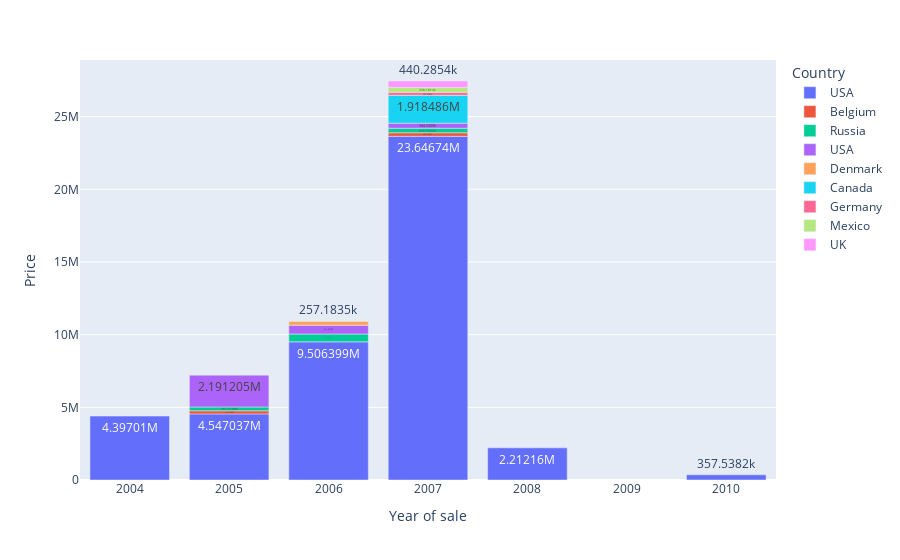

Notebook code for this chart:
### Markdown cell above
Построим диаграмму продаж по годам и странам. Очевидно во всех периодах лидирует США.

### Code cell
fig = px.bar(df[['Price', 'Year of sale', 'Country']].groupby(by=['Year of sale', 'Country'], as_index=False).sum(), 
             x="Year of sale", 
             y="Price", 
             color='Country', 
             text_auto=True)
fig.show()

### Figure 1 — Plotly figure (JSON) as saved in the notebook; plotly's stock layout.template omitted (floating-point values rounded to 4 significant figures)
{"data": [{"alignmentgroup": "True", "hovertemplate": "Country=USA<br>Year of sale=%{x}<br>Price=%{y}<extra></extra>", "legendgroup": "USA", "marker": {"color": "#636efa", "pattern": {"shape": ""}}, "name": "USA", "offsetgroup": "USA", "orientation": "v", "showlegend": true, "textposition": "auto", "texttemplate": "%{y}", "type": "bar", "x": [2004, 2005, 2006, 2007, 2008, 2010], "xaxis": "x", "y": [4397000.0, 4547000.0, 9506000.0, 23650000.0, 2212000.0, 357500.0], "yaxis": "y"}, {"alignmentgroup": "True", "hovertemplate": "Country=Belgium<br>Year of sale=%{x}<br>Price=%{y}<extra></extra>", "legendgroup": "Belgium", "marker": {"color": "#EF553B", "pattern": {"shape": ""}}, "name": "Belgium", "offsetgroup": "Belgium", "orientation": "v", "showlegend": true, "textposition": "auto", "texttemplate": "%{y}", "type": "bar", "x": [2005, 2007], "xaxis": "x", "y": [215400.0, 242700.0], "yaxis": "y"}, {"alignmentgroup": "True", "hovertemplate": "Country=Russia<br>Year of sale=%{x}<br>Price=%{y}<extra></extra>", "legendgroup": "Russia", "marker": {"color": "#00cc96", "pattern": {"shape": ""}}, "name": "Russia", "offsetgroup": "Russia", "orientation": "v", "showlegend": true, "textposition": "auto", "texttemplate": "%{y}", "type": "bar", "x": [2005, 2006, 2007], "xaxis": "x", "y": [261600.0, 538000.0, 315700.0], "yaxis": "y"}, {"alignmentgroup": "True", "hovertemplate": "Country=USA <br>Year of sale=%{x}<br>Price=%{y}<extra></extra>", "legendgroup": "USA ", "marker": {"color": "#ab63fa", "pattern": {"shape": ""}}, "name": "USA ", "offsetgroup": "USA ", "orientation": "v", "showlegend": true, "textposition": "auto", "texttemplate": "%{y}", "type": "bar", "x": [2005, 2006, 2007], "xaxis": "x", "y": [2191000.0, 604400.0, 344500.0], "yaxis": "y"}, {"alignmentgroup": "True", "hovertemplate": "Country=Denmark<br>Year of sale=%{x}<br>Price=%{y}<extra></extra>", "legendgroup": "Denmark", "marker": {"color": "#FFA15A", "pattern": {"shape": ""}}, "name": "Denmark", "offsetgroup": "Denmark", "orientation": "v", "showlegend": true, "textposition": "auto", "texttemplate": "%{y}", "type": "bar", "x": [2006], "xaxis": "x", "y": [257200.0], "yaxis": "y"}, {"alignmentgroup": "True", "hovertemplate": "Country=Canada<br>Year of sale=%{x}<br>Price=%{y}<extra></extra>", "legendgroup": "Canada", "marker": {"color": "#19d3f3", "pattern": {"shape": ""}}, "name": "Canada", "offsetgroup": "Canada", "orientation": "v", "showlegend": true, "textposition": "auto", "texttemplate": "%{y}", "type": "bar", "x": [2007], "xaxis": "x", "y": [1918000.0], "yaxis": "y"}, {"alignmentgroup": "True", "hovertemplate": "Country=Germany<br>Year of sale=%{x}<br>Price=%{y}<extra></extra>", "legendgroup": "Germany", "marker": {"color": "#FF6692", "pattern": {"shape": ""}}, "name": "Germany", "offsetgroup": "Germany", "orientation": "v", "showlegend": true, "textposition": "auto", "texttemplate": "%{y}", "type": "bar", "x": [2007], "xaxis": "x", "y": [205100.0], "yaxis": "y"}, {"alignmentgroup": "True", "hovertemplate": "Country=Mexico<br>Year of sale=%{x}<br>Price=%{y}<extra></extra>", "legendgroup": "Mexico", "marker": {"color": "#B6E880", "pattern": {"shape": ""}}, "name": "Mexico", "offsetgroup": "Mexico", "orientation": "v", "showlegend": true, "textposition": "auto", "texttemplate": "%{y}", "type": "bar", "x": [2007], "xaxis": "x", "y": [338200.0], "yaxis": "y"}, {"alignmentgroup": "True", "hovertemplate": "Country=UK<br>Year of sale=%{x}<br>Price=%{y}<extra></extra>", "legendgroup": "UK", "marker": {"color": "#FF97FF", "pattern": {"shape": ""}}, "name": "UK", "offsetgroup": "UK", "orientation": "v", "showlegend": true, "textposition": "auto", "texttemplate": "%{y}", "type": "bar", "x": [2007], "xaxis": "x", "y": [440300.0], "yaxis": "y"}], "layout": {"barmode": "relative", "legend": {"title": {"text": "Country"}, "tracegroupgap": 0}, "margin": {"t": 60}, "xaxis": {"anchor": "y", "domain": [0, 1], "title": {"text": "Year of sale"}}, "yaxis": {"anchor": "x", "domain": [0, 1], "title": {"text": "Price"}}}}
